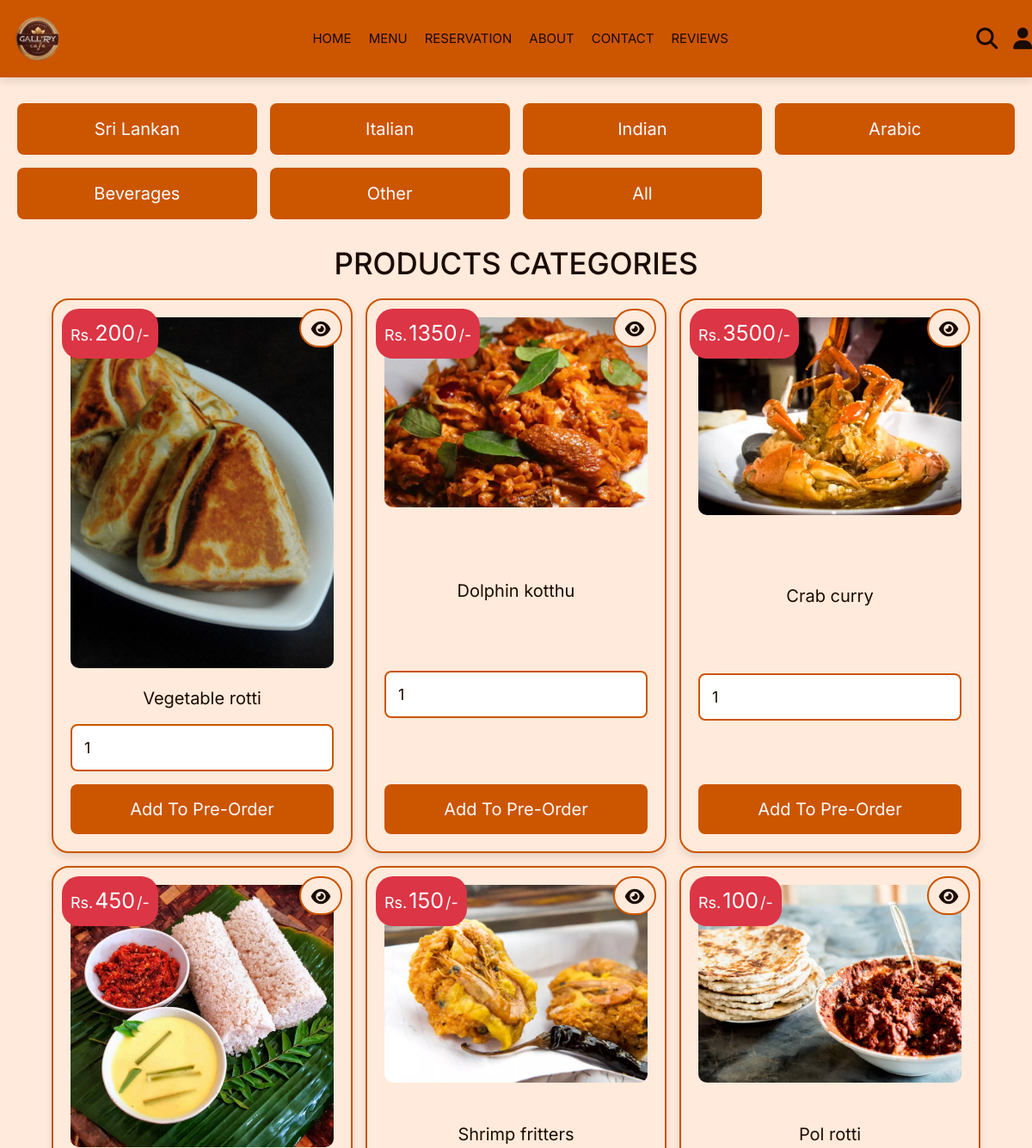
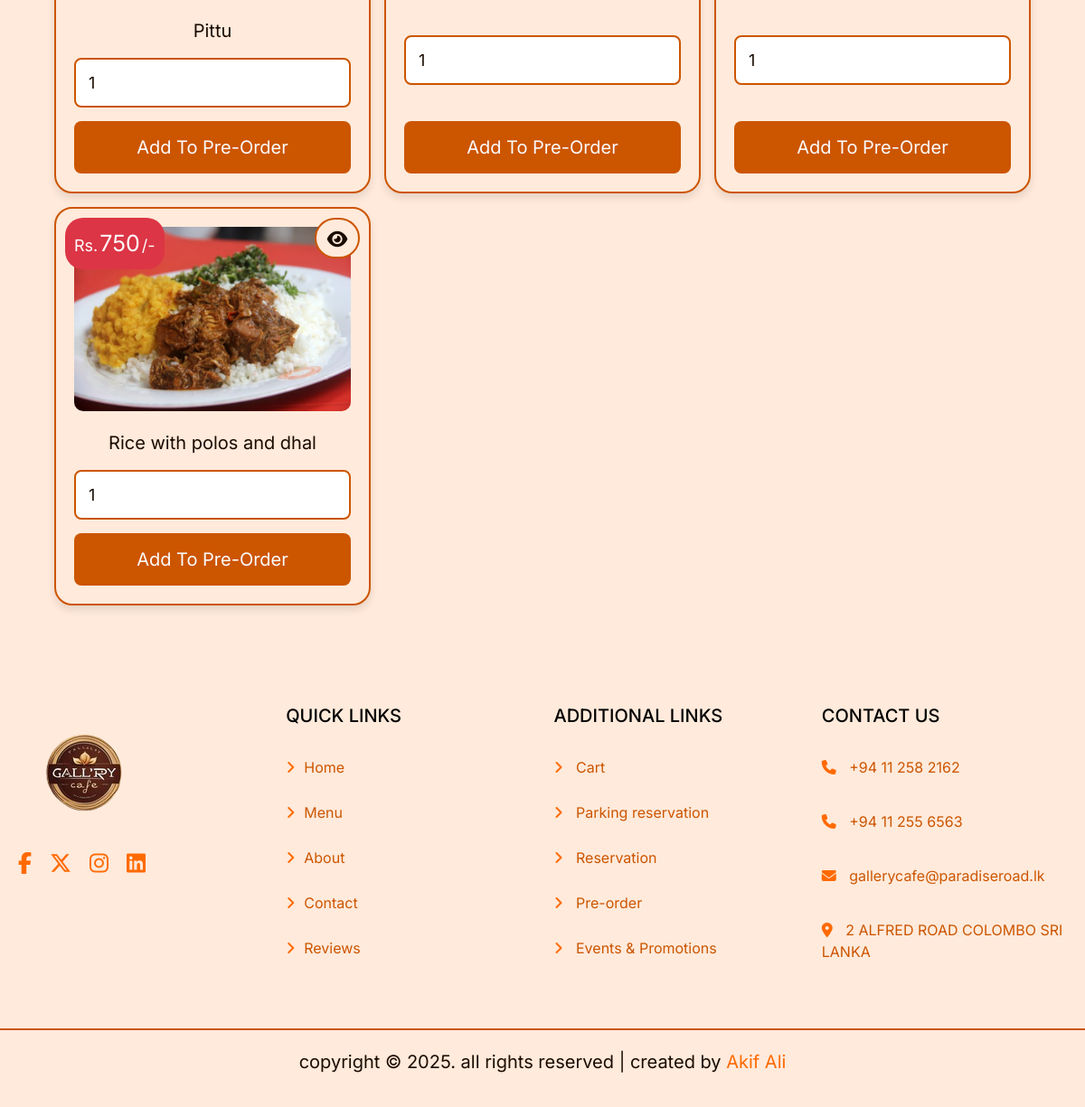
Page /category.php?category=SriLankan on the committed database (2 pictures, top to bottom).
### tables this page shows
CREATE TABLE `products` (
  `id` int(100) NOT NULL,
  `name` varchar(100) NOT NULL,
  `category` varchar(20) NOT NULL,
  `details` varchar(500) NOT NULL,
  `price` int(100) NOT NULL,
  `image` varchar(100) NOT NULL
);

### category.php (the view, shortened to what this page needs)
<?php
@include 'config.php';
?>
<!DOCTYPE html>
<html lang="en">
<head>
   <link rel="stylesheet" href="https://cdn.jsdelivr.net/npm/bootstrap@4.0.0/dist/css/bootstrap.min.css">
   <link rel="stylesheet" href="css/all.min.css" />
   <link rel="stylesheet" href="css/fontawesome.min.css" />
   <link rel="stylesheet" href="css/style.css" />
</head>
<body>
   <?php include 'header.php'; ?>
   <section class="p-category">
      <a href="category.php?category=SriLankan">Sri Lankan</a>
      <a href="category.php?category=Italian">Italian</a>
      <a href="category.php?category=Indian">Indian</a>
      <a href="category.php?category=Arabic">Arabic</a>
      <a href="category.php?category=Beverages">Beverages</a>
      <a href="category.php?category=other">other</a>
      <a href="menu.php">All</a>
   </section>
   <section class="products">
      <h1 class="title">products categories</h1>
      <div class="box-container">
         <?php
         $category_name = $_GET['category'];
         $select_products = $conn->prepare("SELECT * FROM `products` WHERE category = ?");
         $select_products->execute([$category_name]);
         if ($select_products->rowCount() > 0) {
            while ($fetch_products = $select_products->fetch(PDO::FETCH_ASSOC)) {
         ?>
               <form action="" class="box" method="POST">
                  <div class="price">Rs.<span><?= $fetch_products['price']; ?></span>/-</div>
                  <a href="view_page.php?pid=<?= $fetch_products['id']; ?>" class="fas fa-eye"></a>
                  <img src="uploaded_img/<?= $fetch_products['image']; ?>" alt="">
                  <div class="name"><?= $fetch_products['name']; ?></div>
                  <input type="number" min="1" value="1" name="p_qty" class="qty">
                  <input type="submit" value="add to Pre-order" class="btn" name="add_to_cart">
               </form>
         <?php
            }
         } else {
            echo '<p class="empty">No meal items added yet </p>';
         }
         ?>
      </div>
   </section>
   <?php include 'footer.php'; ?>
</body>
</html>

### css/style.css (style rules this page uses)
.products .box-container { display: grid; grid-template-columns: repeat(auto-fit, 35rem); gap: 1.5rem; justify-content: center; align-items: stretch; }
.products .box-container .box { padding: 2rem; text-align: center; border: var(--border); background-color: var(--secondary); box-shadow: var(--box-shadow); border-radius: 2rem; position: relative; display: flex; flex-direction: column; justify-content: space-between; }
.products .box-container .box .price { position: absolute; top: 1rem; left: 1rem; padding: 1rem; border-radius: 2rem; background-color: var(--red); font-size: 1.8rem; color: var(--white); }
.products .box-container .box .price span { font-size: 2.5rem; color: var(--white); margin: 0 0.2rem; }
.products .box-container .box .fa-eye, .shopping-cart .box-container .box .fa-eye { position: absolute; top: 1rem; right: 1rem; border-radius: 50px; height: 4.5rem; line-height: 4.3rem; width: 5rem; border: var(--border); color: var(--black); font-size: 2rem; background-color: var(--secondary); text-decoration: none; transition: transform 0.3s; }
.products .box-container .box img { width: 100%; margin-bottom: 1rem; border-radius: 1rem; }
.products .box-container .box .name { font-size: 2rem; color: var(--text); padding: 1rem 0; }
.products .box-container .box .qty { margin: 0.5rem 0; border-radius: 0.8rem; padding: 1.2rem 1.4rem; font-size: 1.8rem; color: var(--text); border: var(--border); width: 100%; }
.p-category { padding-bottom: 0; display: grid; grid-template-columns: repeat(auto-fit, minmax(27rem, 1fr)); gap: 1.5rem; justify-content: center; align-items: flex-start; }
.p-category a { padding: 1.5rem; text-align: center; background-color: var(--primary); border-radius: 0.8rem; font-size: 2rem; text-transform: capitalize; color: var(--text-white); }

### css/components.css (style rules this page uses)
:root { --border: 0.2rem solid var(--primary); --box-shadow: 0 0.5rem 1rem rgba(0, 0, 0, 0.1); --text: #1a0b00; --text-white: #fbfbfe; --background: #fbfbfe; --primary: #cc5500; --secondary: #ffeadb; --accent: #ff6a00; }
* { font-family: "inter", sans-serif; margin: 0; padding: 0; box-sizing: border-box; outline: none; border: none; text-decoration: none; color: var(--text); }
body { background-color: var(--secondary); }
html { font-size: 62.5%; overflow-x: hidden; scroll-behavior: smooth; scroll-padding-top: 6.5rem; }
section { padding: 3rem 2rem; max-width: 1200px; margin: 0 auto; }
.btn, .delete-btn, .option-btn { display: block; width: 100%; margin-top: 1rem; border-radius: 0.8rem; color: var(--text-white); font-size: 2rem; padding: 1.3rem 3rem; text-transform: capitalize; cursor: pointer; text-align: center; }
.btn { background-color: var(--primary); text-decoration: none; }
.fa-eye { border-radius: 50px; }
.title { text-align: center; margin-bottom: 2rem; text-transform: uppercase; color: var(--text); font-size: 3.5rem; }

### rows in the picture
products: price "200", image (picture), name "Vegetable rotti"
products: price "1350", image (picture), name "Dolphin kotthu"
products: price "3500", image (picture), name "Crab curry"
products: price "450", image (picture), name "Pittu"
products: price "150", image (picture), name "Shrimp fritters"
products: price "100", image (picture), name "Pol rotti"
products: price "750", image (picture), name "Rice with polos and dhal"
